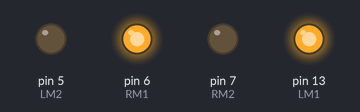
This sketch was run on a simulated Arduino Uno, built with avr-gcc and run on an emulated ATmega328P. On the bench: output pins drawn as LEDs (lit = HIGH).

Above: at 0.1 s.
Timing chart, 0 to 1.6 s (numbered marks = the images above):
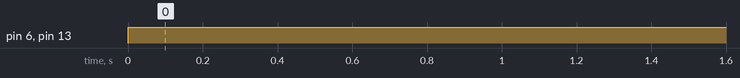

The sketch:

motor_temp.ino
```cpp
/*------ Arduino Line Follower Code----- */
/*-------definning Inputs------*/
#define LS 16      // left sensor
#define RS 18      // right sensor

/*-------definning Outputs------*/
#define LM1  13      // left motor
#define LM2 5       // left motor
#define RM1 6       // right motor
#define RM2 7       // right motor

void setup()
{
  pinMode(LS, INPUT);
  pinMode(RS, INPUT);
  pinMode(LM1, OUTPUT);
  pinMode(LM2, OUTPUT);
  pinMode(RM1, OUTPUT);
  pinMode(RM2, OUTPUT);
}

void loop()
{
  //digitalWrite(LM1, HIGH);
   digitalWrite(LM1, HIGH);
   digitalWrite(LM2, LOW);
    digitalWrite(RM1, HIGH);
    digitalWrite(RM2, LOW);
  /*
  if(digitalRead(LS) && digitalRead(RS))     // Move Forward
  {
    digitalWrite(LM1, HIGH);
    digitalWrite(LM2, LOW);
    digitalWrite(RM1, HIGH);
    digitalWrite(RM2, LOW);
    Serial.println("Forward");
  }

  if(!(digitalRead(LS)) && digitalRead(RS))     // Turn right
  {
    digitalWrite(LM1, LOW);
    digitalWrite(LM2, LOW);
    digitalWrite(RM1, HIGH);
    digitalWrite(RM2, LOW);
    Serial.println("turn right");
  }

  if(digitalRead(LS) && !(digitalRead(RS)))     // turn left
  {
    digitalWrite(LM1, HIGH);
    digitalWrite(LM2, LOW);
    digitalWrite(RM1, LOW);
    digitalWrite(RM2, LOW);
    Serial.println("left ");
  }

  if(!(digitalRead(LS)) && !(digitalRead(RS)))     // stop
  {
    digitalWrite(LM1, LOW);
    digitalWrite(LM2, LOW);
    digitalWrite(RM1, LOW);
    digitalWrite(RM2, LOW);
    Serial.println("stop");
  }
  //stop();
*/
}
```

Measured:
- by itself, pin 6 (RM1), pin 13 (LM1): LOW → HIGH at 0.00 s
